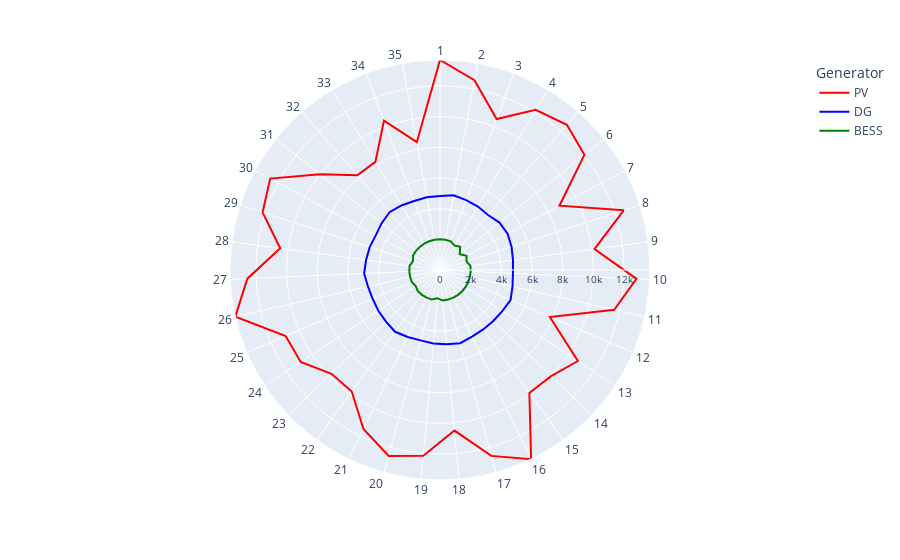

Notebook code for this chart:
### Code cell
# Define the list of 35 values (all 1s in this example)

PV_capacity=variables.iloc[0]
DG_capacity=variables.iloc[1]
BESS_capacity=variables.iloc[2]

my_list1 = PV_capacity.tolist()
my_list2 = DG_capacity.tolist()
my_list3 = BESS_capacity.tolist()
# my_list2 = [x/1000000 for x in solutions]

# Define the numbers from 1 to 35 as labels for the angles
labels = [str(i) for i in range(1, 36)]


# Create a pandas DataFrame with the angles and values for the first set of values
df1 = pd.DataFrame({'Label': labels, 'Value': my_list1})
# Append the first row to the end of the DataFrame (to close the loop)
df1 = df1.append({'Label': labels[0], 'Value': my_list1[0]}, ignore_index=True)


# Create a pandas DataFrame with the angles and values for the second set of values
df2 = pd.DataFrame({'Label': labels, 'Value': my_list2})
# Append the first row to the end of the DataFrame (to close the loop)
df2 = df2.append({'Label': labels[0], 'Value': my_list2[0]}, ignore_index=True)



# Create a pandas DataFrame with the angles and values for the second set of values
df3 = pd.DataFrame({'Label': labels, 'Value': my_list3})
# Append the first row to the end of the DataFrame (to close the loop)
df3 = df3.append({'Label': labels[0], 'Value': my_list3[0]}, ignore_index=True)

#Adding color to the plots
color1 = ['red']
color2=['blue']
color3=['green']

#Adding the label to plots
df1['Generator'] = 'PV'
df2['Generator'] = 'DG'
df3['Generator'] = 'BESS'


# Create the polar plot using plotly.express for the first set of values
fig = px.line_polar(df1, r='Value', theta='Label', line_close=True,color_discrete_sequence=color1,color='Generator')

# Add the second set of values as a new trace to the polar plot
fig.add_trace(px.line_polar(df2, r='Value', theta='Label', line_close=True,color_discrete_sequence=color2,color='Generator').data[0])

# Add the second set of values as a new trace to the polar plot
fig.add_trace(px.line_polar(df3, r='Value', theta='Label', line_close=True,color_discrete_sequence=color3,color='Generator').data[0])





# Customize the layout of the polar plot
fig.update_layout(
    polar=dict(
        radialaxis=dict(
            visible=True,
            range=[0, max(my_list1+my_list2+my_list3)],
            tickfont=dict(size=10),
        ),
    ),
    showlegend=True
)

# Show the polar plot
fig.show()
fig.write_html("Capacity.html")

### Figure 1 — Plotly figure (JSON) as saved in the notebook; plotly's stock layout.template omitted (floating-point values rounded to 4 significant figures)
{"data": [{"hovertemplate": "Generator=PV<br>Value=%{r}<br>Label=%{theta}<extra></extra>", "legendgroup": "PV", "line": {"color": "red", "dash": "solid"}, "marker": {"symbol": "circle"}, "mode": "lines", "name": "PV", "r": [13690.0, 12570.0, 10510.0, 12160.0, 12570.0, 12040.0, 8841.0, 12590.0, 10160.0, 12820.0, 11650.0, 7787.0, 10770.0, 10020.0, 9910.0, 13690.0, 12570.0, 10510.0, 12160.0, 12570.0, 11500.0, 9784.0, 9784.0, 10880.0, 10940.0, 13690.0, 12570.0, 10510.0, 12160.0, 12570.0, 10000.0, 8191.0, 8208.0, 10390.0, 8465.0, 13690.0, 13690.0], "showlegend": true, "subplot": "polar", "theta": ["1", "2", "3", "4", "5", "6", "7", "8", "9", "10", "11", "12", "13", "14", "15", "16", "17", "18", "19", "20", "21", "22", "23", "24", "25", "26", "27", "28", "29", "30", "31", "32", "33", "34", "35", "1", "1"], "type": "scatterpolar"}, {"hovertemplate": "Generator=DG<br>Value=%{r}<br>Label=%{theta}<extra></extra>", "legendgroup": "DG", "line": {"color": "blue", "dash": "solid"}, "marker": {"symbol": "circle"}, "mode": "lines", "name": "DG", "r": [4817.0, 4951.0, 4862.0, 4815.0, 4757.0, 4960.0, 5000.0, 4902.0, 4800.0, 4759.0, 4847.0, 5000.0, 4863.0, 4801.0, 4790.0, 4817.0, 4951.0, 4862.0, 4815.0, 4757.0, 4843.0, 4978.0, 4870.0, 4816.0, 4773.0, 4817.0, 4951.0, 4862.0, 4815.0, 4757.0, 4872.0, 5000.0, 4898.0, 4803.0, 4813.0, 4817.0, 4817.0], "showlegend": true, "subplot": "polar", "theta": ["1", "2", "3", "4", "5", "6", "7", "8", "9", "10", "11", "12", "13", "14", "15", "16", "17", "18", "19", "20", "21", "22", "23", "24", "25", "26", "27", "28", "29", "30", "31", "32", "33", "34", "35", "1", "1"], "type": "scatterpolar"}, {"hovertemplate": "Generator=BESS<br>Value=%{r}<br>Label=%{theta}<extra></extra>", "legendgroup": "BESS", "line": {"color": "green", "dash": "solid"}, "marker": {"symbol": "circle"}, "mode": "lines", "name": "BESS", "r": [2000.0, 2000.0, 2000.0, 1856.0, 2000.0, 1642.0, 1963.0, 1817.0, 2000.0, 2000.0, 2000.0, 2000.0, 2000.0, 2000.0, 2000.0, 2000.0, 2000.0, 2000.0, 1856.0, 2000.0, 2000.0, 2000.0, 2000.0, 1898.0, 2000.0, 2000.0, 2000.0, 2000.0, 1856.0, 2000.0, 2000.0, 2000.0, 2000.0, 2000.0, 2000.0, 2000.0, 2000.0], "showlegend": true, "subplot": "polar", "theta": ["1", "2", "3", "4", "5", "6", "7", "8", "9", "10", "11", "12", "13", "14", "15", "16", "17", "18", "19", "20", "21", "22", "23", "24", "25", "26", "27", "28", "29", "30", "31", "32", "33", "34", "35", "1", "1"], "type": "scatterpolar"}], "layout": {"polar": {"domain": {"x": [0.0, 1.0], "y": [0.0, 1.0]}, "angularaxis": {"direction": "clockwise", "rotation": 90}, "radialaxis": {"tickfont": {"size": 10}, "visible": true, "range": [0, 13690.0]}}, "legend": {"title": {"text": "Generator"}, "tracegroupgap": 0}, "margin": {"t": 60}, "showlegend": true}}
